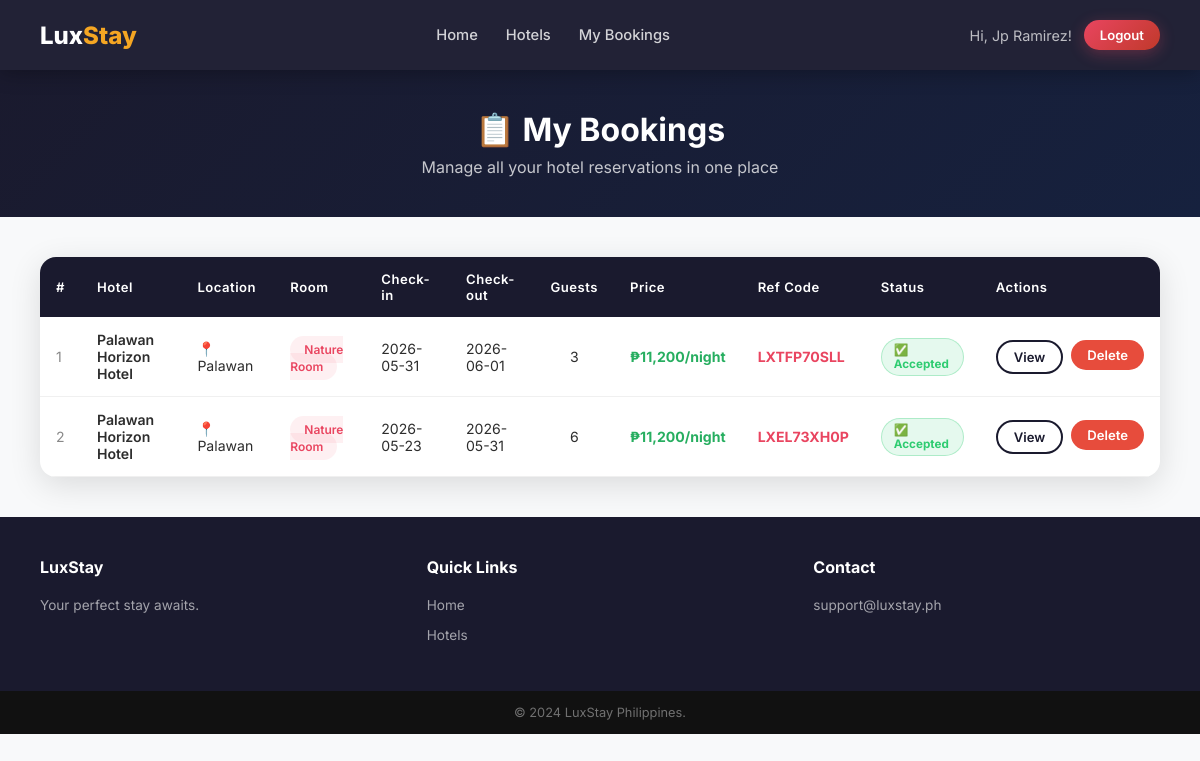
/my-bookings (signed in), run on the app's committed database.
### tables this page shows
CREATE TABLE bookings(id INTEGER PRIMARY KEY AUTOINCREMENT, user TEXT, hotel TEXT, location TEXT, check_in TEXT, check_out TEXT, guests INTEGER, room_type TEXT, price TEXT, ref_code TEXT, status TEXT DEFAULT 'pending', price_value REAL DEFAULT 0);

### app.py (the view)
@app.route("/my-bookings")
@login_required
def my_bookings():
    conn = get_db()
    c    = conn.cursor()
    c.execute("SELECT * FROM bookings WHERE user=? ORDER BY id DESC", (session["user"],))
    bookings = [dict(row) for row in c.fetchall()]
    conn.close()
    return render_template("my_bookings.html",
                           bookings=bookings,
                           user=session.get("name", ""))

### app.py (called while the page is built)
def get_db():
    db_dir = os.path.dirname(DB_PATH)
    if db_dir and not os.path.exists(db_dir):
        os.makedirs(db_dir, exist_ok=True)
    conn = sqlite3.connect(DB_PATH)
    conn.row_factory = sqlite3.Row
    return conn

def login_required(fn):
    from functools import wraps
    @wraps(fn)
    def wrapper(*args, **kwargs):
        if "user" not in session:
            return redirect("/")
        return fn(*args, **kwargs)
    return wrapper

### templates/my_bookings.html (shortened to what this page needs)
<!DOCTYPE html>
<html lang="en">
<head>
  <link rel="stylesheet" href="{{ url_for('static', filename='style.css') }}">
</head>
<body>
  <nav class="navbar">
    <a href="/home" class="logo">Lux<span>Stay</span></a>
    <div class="nav-links">
      <a href="/home">Home</a>
      <a href="/hotels">Hotels</a>
      <a href="/my-bookings" class="active">My Bookings</a>
    </div>
    <div style="display:flex;align-items:center;gap:12px">
      <span style="color:rgba(255,255,255,.7);font-size:.9rem">Hi, {{ user }}!</span>
      <a href="/logout" class="btn btn-primary btn-sm">Logout</a>
    </div>
  </nav>
  <div class="page-hero">
    <h1>📋 My Bookings</h1>
    <p>Manage all your hotel reservations in one place</p>
  </div>
  <div class="bookings-page">
    {% if bookings %}
    <div class="b-table-card">
      <table>
        <thead>
          <tr>
            <th>#</th>
            <th>Hotel</th>
            <th>Location</th>
            <th>Room</th>
            <th>Check-in</th>
            <th>Check-out</th>
            <th>Guests</th>
            <th>Price</th>
            <th>Ref Code</th>
            <th>Status</th>
            <th>Actions</th>
          </tr>
        </thead>
        <tbody>
          {% for b in bookings %}
          <tr>
            <td style="color:#888">{{ loop.index }}</td>
            <td style="font-weight:600">{{ b.hotel }}</td>
            <td>📍 {{ b.location }}</td>
            <td><span class="chip" style="font-size:.75rem">{{ b.room_type }}</span></td>
            <td>{{ b.check_in }}</td>
            <td>{{ b.check_out }}</td>
            <td style="text-align:center">{{ b.guests }}</td>
            <td style="font-weight:700;color:#27ae60">{{ b.price }}</td>
            <td><span style="font-weight:700;color:var(--accent)">{{ b.ref_code }}</span></td>
            <td>
              {% set st = b.status if b.status else 'pending' %}
              {% if st == 'accepted' %}
              <span class="status-badge status-accepted">✅ Accepted</span>
              {% elif st == 'rejected' %}
              <span class="status-badge status-rejected">❌ Rejected</span>
              {% else %}
              <span class="status-badge status-pending">⏳ Pending</span>
              {% endif %}
            </td>
            <td>
              <div style="display:flex;gap:8px">
                <button class="btn btn-outline btn-sm" onclick="openModal({{ b.id }})">View</button>
                <form method="POST" action="/delete-booking/{{ b.id }}"
                  onsubmit="return confirm('Delete this booking?')">
                  <button type="submit" class="btn btn-sm btn-danger">Delete</button>
                </form>
              </div>
            </td>
          </tr>
          {% endfor %}
        </tbody>
      </table>
    </div>
    {% endif %}
  </div>
  <footer>
    <div>
      <h4>LuxStay</h4>
      <p>Your perfect stay awaits.</p>
    </div>
    <div>
      <h4>Quick Links</h4>
      <a href="/home">Home</a>
      <a href="/hotels">Hotels</a>
    </div>
    <div>
      <h4>Contact</h4>
      <p>support@luxstay.ph</p>
    </div>
  </footer>
  <div class="footer-bottom">© 2024 LuxStay Philippines.</div>
</body>
</html>

### static/style.css (style rules this page uses)
:root { --primary: #1a1a2e; --accent: #e94560; --gold: #f5a623; --light: #f8f9fa; --radius: 16px; --shadow: 0 8px 32px rgba(0, 0, 0, .12); --transition: .3s ease }
* { box-sizing: border-box; margin: 0; padding: 0 }
body { font-family: Inter, sans-serif; background: var(--light); color: #2d2d2d }
a { text-decoration: none; color: inherit }
.navbar { position: sticky; top: 0; z-index: 1000; background: rgba(26, 26, 46, .96); backdrop-filter: blur(16px); display: flex; align-items: center; justify-content: space-between; padding: 0 40px; height: 70px; box-shadow: 0 2px 20px rgba(0, 0, 0, .3) }
.logo { font-size: 1.5rem; font-weight: 800; color: #fff }
.logo span { color: var(--gold) }
.nav-links { display: flex; align-items: center; gap: 28px }
.nav-links a { color: rgba(255, 255, 255, .8); font-size: .92rem; font-weight: 500; transition: var(--transition); position: relative }
.nav-links a::after { content: ''; position: absolute; bottom: -4px; left: 0; width: 0; height: 2px; background: var(--gold); transition: var(--transition) }
.btn { display: inline-flex; align-items: center; gap: 8px; padding: 10px 22px; border-radius: 50px; border: none; cursor: pointer; font-family: Inter, sans-serif; font-weight: 600; font-size: .9rem; transition: var(--transition) }
.btn-primary { background: linear-gradient(135deg, var(--accent), #c0392b); color: #fff; box-shadow: 0 4px 15px rgba(233, 69, 96, .3) }
.btn-outline { background: transparent; color: var(--primary); border: 2px solid var(--primary) }
.btn-sm { padding: 7px 16px; font-size: .82rem }
.btn-danger { background: #e74c3c; color: #fff }
footer { background: var(--primary); color: rgba(255, 255, 255, .7); padding: 40px; display: grid; grid-template-columns: repeat(3, 1fr); gap: 40px }
footer h4 { color: #fff; margin-bottom: 14px }
footer p, footer a { font-size: .85rem; line-height: 2.2; color: rgba(255, 255, 255, .6); display: block }
.footer-bottom { background: #111; color: rgba(255, 255, 255, .4); text-align: center; padding: 14px; font-size: .8rem }
.chip { padding: 6px 14px; background: rgba(233, 69, 96, .08); color: var(--accent); border-radius: 20px; font-size: .8rem; font-weight: 600 }
.bookings-page { padding: 40px; animation: fadeIn .5s ease }
.b-table-card { background: #fff; border-radius: var(--radius); box-shadow: var(--shadow); overflow: hidden }
table { width: 100%; border-collapse: collapse }
thead { background: var(--primary); color: #fff }
th { padding: 14px 16px; text-align: left; font-size: .82rem; font-weight: 600; letter-spacing: .5px }
td { padding: 14px 16px; border-bottom: 1px solid #f0f0f0; font-size: .88rem; vertical-align: middle }
.page-hero { background: linear-gradient(135deg, var(--primary), #16213e); color: #fff; padding: 40px; text-align: center }
.page-hero h1 { font-size: 2rem; font-weight: 700; margin-bottom: 8px }
.page-hero p { opacity: .75 }

### templates/my_bookings.html (style rules this page uses)
.status-badge { display: inline-flex; align-items: center; gap: 5px; padding: 4px 12px; border-radius: 20px; font-size: .73rem; font-weight: 700 }
.status-accepted { background: rgba(46, 204, 113, .12); color: #2ecc71; border: 1px solid rgba(46, 204, 113, .3) }
.btn-danger { background: #e74c3c; color: #fff; border: none }
td form { margin: 0 }

### data on the page
bookings: hotel "Palawan Horizon Hotel", location "Palawan", room_type "Nature Room", check_in "2026-05-31", check_out "2026-06-01", guests "3", price "₱11,200/night", ref_code "LXTFP70SLL", status "✅ Accepted"
bookings: hotel "Palawan Horizon Hotel", location "Palawan", room_type "Nature Room", check_in "2026-05-23", check_out "2026-05-31", guests "6", price "₱11,200/night", ref_code "LXEL73XH0P", status "✅ Accepted"

### other printed values
{{ user }} "Jp Ramirez"
